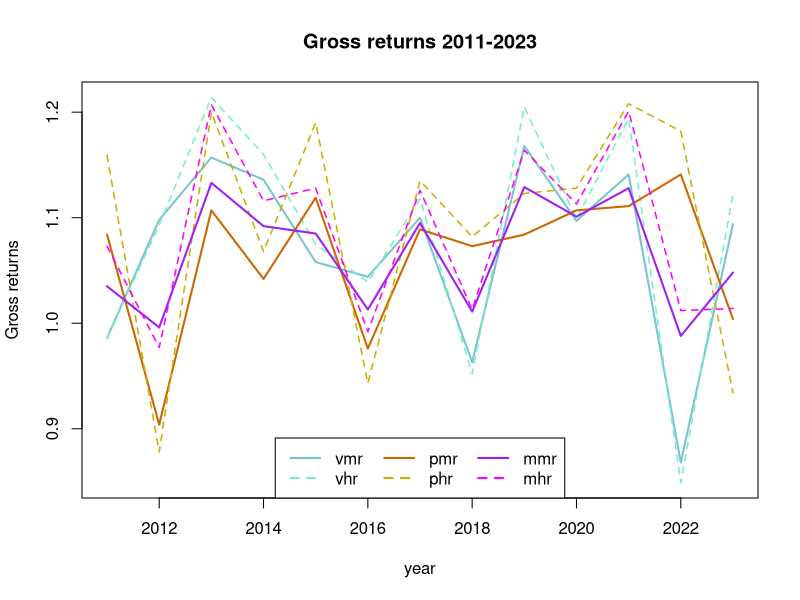
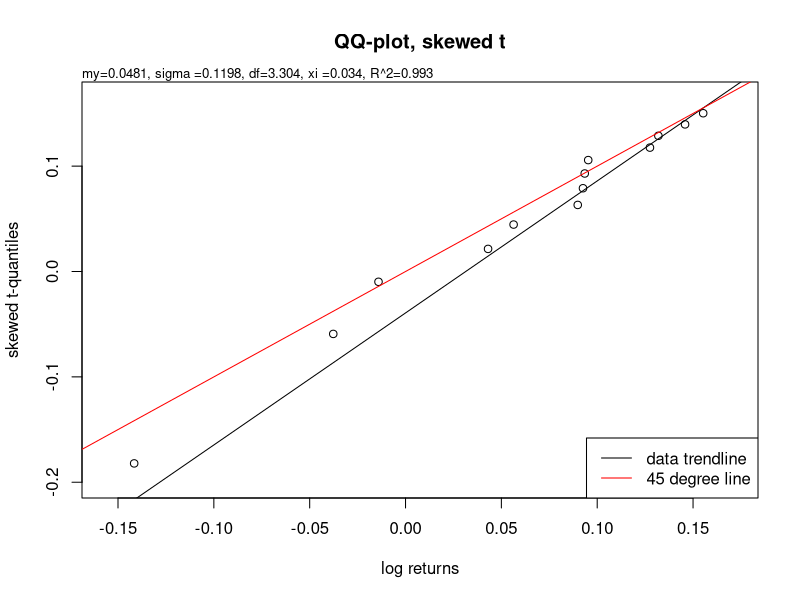
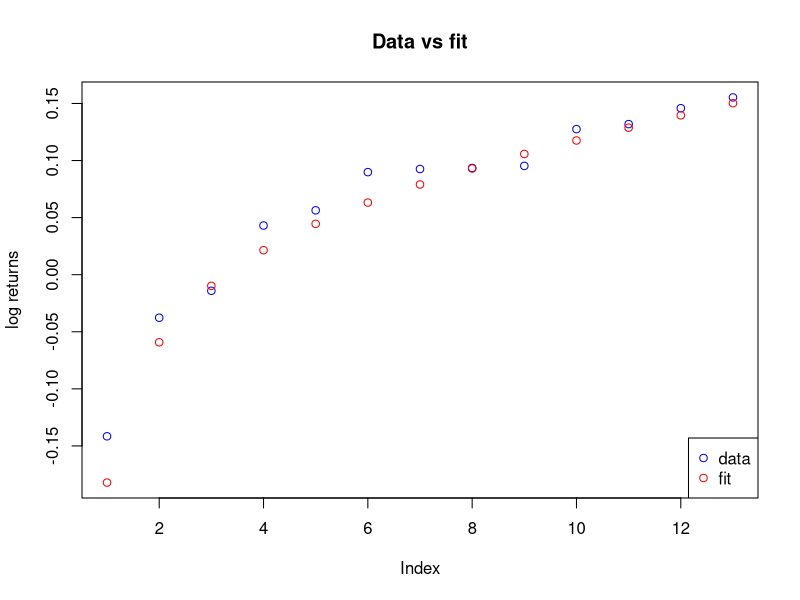
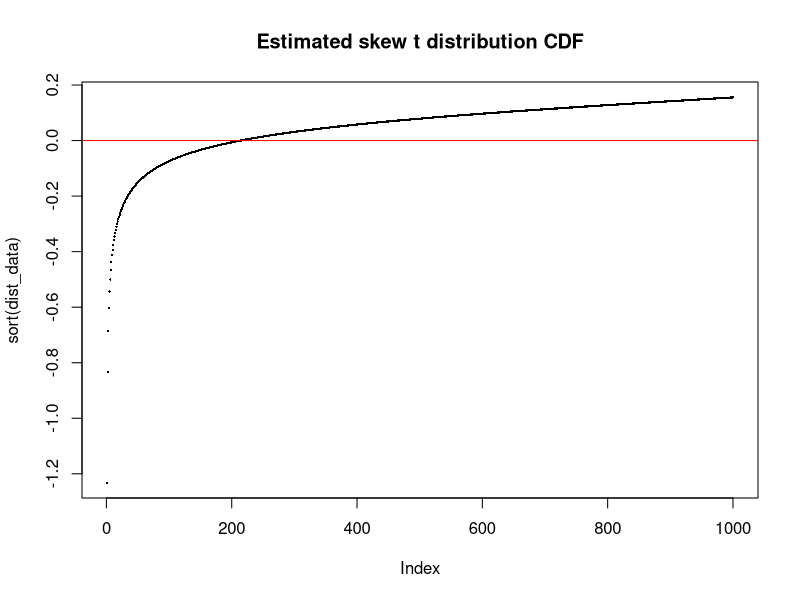
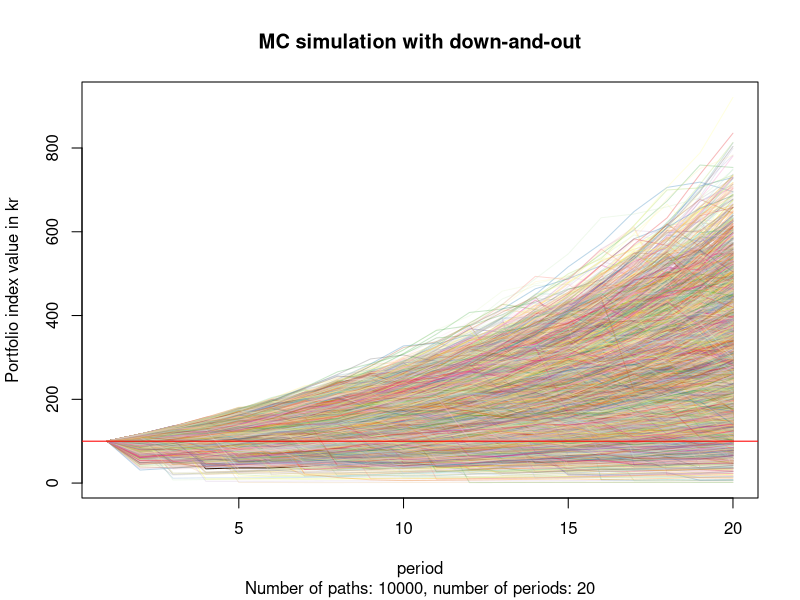

Generate these figures, in order, with R: (Note: this script raises an error after producing the figures.)
## ---- chunk 1
knitr::opts_chunk$set(echo=FALSE, warning=FALSE, message=FALSE)
## ---- chunk 2
library("fGarch")
library(RColorBrewer)
library(scales)
library(dplyr)
## ---- chunk 3
mc_num_paths <- 10000
mc_num_periods <- 20
mc_dao <- TRUE
## ---- chunk 4

## Calculate risk percentiles.
## data can be a data frame or a list of data frames.
# risk_percentiles <- function(data, percent, max_or_min) {
#   init_capital = 100
#   if(!is.list(data)) {
#     init_capital = 100
#   } else {
#     init_capital <- init_capital/length(data)
#     vect <- data[[1]]
#     if(length(data) > 1) {
#       for(i in 2:length(data)) {
#         vect <- vect + data[[i]]
#       }
#     }
#     data <- vect
#   }
#   if(max_or_min == "max"){
#       init_capital * (length(which(data < (100 - percent)/100)) + 0.5) / 1000
#     } else {
#       init_capital * (length(which(data > (100 + percent)/100)) + 0.5) / 1000
#     }
# }

## dist_data is given as log returns.
risk_percentiles <- function(dist_data, percent, max_or_min) {
  num_points <- length(dist_data)
  log_returns <- sort(dist_data)
  if(max_or_min == "max"){
    100 * (length(which(dist_data < log((100 - percent)/100)))) / num_points
  } else {
    100 * (length(which(dist_data > log((100 + percent)/100)))) / num_points
  }
}
risk_percentiles <- Vectorize(risk_percentiles, "percent")
  
## Estimate risk
risk_estimate <- function(dist_data, max_or_min = "max", percent) {
  if(max_or_min == "max") {
    cat("What is the risk of losing max", percent,"%? =<", risk_percentiles(dist_data, percent, max_or_min), "percent\n")
  } else {
    cat("What is the chance of gaining min", percent,"%? >=",risk_percentiles(dist_data, percent, max_or_min), "percent\n")
  }
}

## down_and_out_df() takes a data frame as input.
## For each column, the first element which is below the threshold and all following elements
## are set to 0.
down_and_out_df <- function(df, threshold) {
  ll <- lapply(df,
    function(vect) {
      n <- length(vect) 
      for(i in seq_along(vect)) {
        if(vect[i] < threshold ) {
          if(i == n) {break}
          vect[(i):n] <- rep(0, n - i + 1)
          break
        }
      }
      vect
    }
  )
  as.data.frame(ll)
}

down_and_out_vect <- function(vect, threshold) {
  n <- length(vect) 
  for(i in seq_along(vect)) {
    if(vect[i] < threshold ) {
      if(i == n) {break}
      vect[(i):n] <- rep(0, n - i + 1)
      break
    }
  }
  vect
}

count_num_dao <- function(df, threshold = 0) {
  length(which(df[nrow(df), ] <= threshold))
}

df_summary_to_df <- function(df_summary) {
  summary_df_pre <- as.data.frame(df_summary)
  summary_levels <- levels(summary_df_pre$Var2)
  summary_df <- data.frame(
    matrix(
      length(summary_levels), 
      nrow=nrow(
        summary_df_pre[summary_df_pre$Var2 == summary_levels[[1]], ]
      )
    )
  )
  summary_df_2 <- summary_df
  for(i in seq_along(summary_levels)) {
    summary_df[, i] <- summary_df_pre[summary_df_pre$Var2 == summary_levels[i], "Freq"]
  }

  row_names <- c("Min.   :", "1st Qu.:", "Median :", "Mean   :", "3rd Qu.:", "Max.   :")
  for(i in 1:nrow(summary_df)) {
    for(j in 1:ncol(summary_df)) {
      summary_df_2[i, j] <- as.numeric(gsub(row_names[i], "", summary_df[i, j]))
    }
  }
  names(summary_df_2) <- unlist(lapply(summary_levels, function(x) {gsub(" ", "", x)}))
  row.names(summary_df_2) <- row_names
  summary_df_2
}

## Rank funds for each metric in a summary data frame
## sorting is a list of elements being either "hi" or "lo", one element for each
## metric. If "hi", sort descending, if "lo", sort ascending.
rank_summary <- function(summary_df, sorting) {
  ll <- list()
  for(i in 1:nrow(summary_df)) {
    ll[[i]] <- data.frame(unlist(summary_df[i, ]), colnames(summary_df))
    #colnames(ll[[i]]) <- c(rownames(summary_df)[i], paste0(rownames(summary_df)[i], "_ranking"))
    colnames(ll[[i]]) <- c(rownames(summary_df)[i], "ranking")
    ifelse(
      sorting[i] == "hi",
      ll[[i]] <- arrange(
        ll[[i]],
        desc(
          get(colnames(ll[[i]])[1])
        )
      ),
      ll[[i]] <- arrange(
        ll[[i]],
        get(colnames(ll[[i]])[1])
      )
    )
    ifelse(
      i == 1,
      mc_rankings <- ll[[i]],
      mc_rankings <- cbind(mc_rankings, ll[[i]])
    )
  }
  
  rownames(mc_rankings) <- 1:nrow(mc_rankings)
  mc_rankings
}



## Fit data to a skewed t distribution
fit_skewed_t <- function(x, method = "BFGS") {
  loglik_sstd = function(beta) sum(- dsstd(x, mean = beta[1], sd = beta[2], nu = beta[3], xi = beta[4], log = TRUE))
  start = c(mean(x), sd(x), 3, 1)
  #fit_sstd = optim(start, loglik_sstd, hessian = F, method="L-BFGS-B", lower = c(0, 0.1, 1.1, -2))
  fit_sstd = optim(start, loglik_sstd, method = method)

  n = length(x)
  
  AIC_sstd = 2 * fit_sstd$value + 2 * 4
  BIC_sstd = 2 * fit_sstd$value + log(n) * 4
  #sd_sstd = sqrt(diag(solve(fit_sstd$hessian)))
  cat("\n")
  #cat("sd_sstd:", sd_sstd)
  cat("AIC:", AIC_sstd, "\n")
  cat("BIC:", BIC_sstd, "\n")
  
  # Middelværdi:
  mu_sstd_fit <- fit_sstd$par[1]#/1000
  cat("m:", mu_sstd_fit, "\n")
  
  # Spredning:
  sigma_sstd_fit <- fit_sstd$par[2]#/1000
  cat("s:", sigma_sstd_fit, "\n")
  
  # Frihedsgrader:
  nu_sstd_fit <- fit_sstd$par[3] # 3.36019
  cat("nu (df):", nu_sstd_fit, "\n")
  
  xi_sstd_fit <- fit_sstd$par[4] # 0.8436514
  cat("xi:", xi_sstd_fit, "\n")
  
  fit <- qsstd((1:n - 0.5)/n, mean = fit_sstd$par[1], sd = fit_sstd$par[2], nu = fit_sstd$par[3], xi = fit_sstd$par[4])

  r_squared <- cor(sort(fit), sort(x))
  # R^2
  r_squared_round <- round(r_squared, 3)
  cat("R^2:", r_squared_round, "\n")
  cat("\n")
  
  range_cuts <- c(0.0, 0.5, 0.9, 0.95, 0.99, 1.0)
  interpretations <- c(
    paste0("An R^2 of ", r_squared_round, " suggests that the fit is not great."),
    paste0("An R^2 of ", r_squared_round, " suggests that the fit is not completely random."),
    paste0("An R^2 of ", r_squared_round, " suggests that the fit is good."),
    paste0("An R^2 of ", r_squared_round, " suggests that the fit is very good."),
    paste0("An R^2 of ", r_squared_round, " suggests that the fit is extremely good.")
  )
  
  cat(interpretations[findInterval(r_squared_round, range_cuts)])
  cat("\n")
  cat("\n")
  
  dist_data <- qsstd((1:1000 - 0.5)/1000, mean = fit_sstd$par[1], sd = fit_sstd$par[2], nu = fit_sstd$par[3], xi = fit_sstd$par[4])

  risk_estimate(dist_data, "max", 10)
  risk_estimate(dist_data, "max", 25)
  risk_estimate(dist_data, "max", 50)
  risk_estimate(dist_data, "max", 90)
  risk_estimate(dist_data, "max", 99)
  cat("\n")
  risk_estimate(dist_data, "min", 10)
  risk_estimate(dist_data, "min", 25)
  risk_estimate(dist_data, "min", 50)
  risk_estimate(dist_data, "min", 90)
  risk_estimate(dist_data, "min", 99)

  theoretical_quantiles <- qsstd(ppoints(n), mu_sstd_fit, sigma_sstd_fit, nu_sstd_fit, xi_sstd_fit)
  
  output <- list(
    # Plot with estimated skewed t-distribution
    # qq plot for t-distribution
    qqplot = function() {qqplot(x = x, y = theoretical_quantiles, main = "QQ-plot, skewed t", xlab = "log returns", ylab = "skewed t-quantiles",  xlim = c(min(x) - abs(min(x))/10, max(x) + abs(max(x))/10), ylim = c(min(fit) - abs(min(fit))/10, max(fit) + abs(max(fit))/10))
    mtext(paste0("my=", round(mu_sstd_fit, 4),", sigma =", round(sigma_sstd_fit, 4),", df=",round(nu_sstd_fit, 3), ", xi =", round(xi_sstd_fit, 3), ", R^2=", r_squared_round), side=3,  cex = 0.8, adj=0)
    qqline(x, distribution = function(p) qsstd(p, mu_sstd_fit, sigma_sstd_fit, nu_sstd_fit, xi_sstd_fit), datax = TRUE, col="black")
    abline(0, 1, col = "red")
    legend("bottomright", legend = c("data trendline", "45 degree line"), col = c("black", "red"), lty = c(1, 1))
    },
    fit_plot = function() {
      plot(sort(x), col="blue", ylab = "log returns", main = "Data vs fit",
           ylim = c(min(c(x, fit)), max(c(x, fit))))
      points(sort(fit), col="red")
      legend("bottomright", legend = c("data", "fit"), col = c("blue", "red"), pch = c(1, 1))
    },
    dist_plot = function() {
      plot(sort(dist_data), pch = 16, cex = 0.3, main = "Estimated skew t distribution CDF")
      abline(a = 0, b = 0, col = "red")
    },
    data = x,
    fit = fit,
    dist_data = dist_data,
    m = mu_sstd_fit,
    s = sigma_sstd_fit,
    nu = nu_sstd_fit,
    xi = xi_sstd_fit,
    r_squared = r_squared,
    theoretical_quantiles = theoretical_quantiles
  )
  
  comment(output) <- "single_fit"
  output
}


# mc_simulation <- function(fit, num_paths = 1000, num_periods = 20, dao = TRUE) {
#   init_capital = 100
# 
#   qual_col_pals = brewer.pal.info[brewer.pal.info$category == 'qual',]
#   col_vector = unlist(mapply(brewer.pal, qual_col_pals$maxcolors, rownames(qual_col_pals)))
# 
#   mc_df <- data.frame(rep(0, num_periods))
#   for(j in 1:num_paths) {
#     mc_df[ ,j] <- init_capital * exp(cumsum(rsstd(num_periods, fit$m, fit$s, fit$nu, fit$xi)))
#   }
# 
#   colnames(mc_df) <- 1:num_paths
#   
#   mc_m <- mean(unlist(mc_df[num_periods, ]))
#   mc_s <- sd(unlist(mc_df[num_periods, ]))
#   mc_min <- min(unlist(mc_df[num_periods, ]))
#   mc_max <- max(unlist(mc_df[num_periods, ]))
#   
#   cat("Mean total portfolio index value after", num_periods, "years:", mc_m, "kr.\n")
#   cat("SD of total portfolio index value after", num_periods, "years:", mc_s, "kr.\n")
#   cat("Min total portfolio index value after", num_periods, "years:", mc_min, "kr.\n")
#   cat("Max total portfolio index value after", num_periods, "years:", mc_max, "kr.\n")
#   cat("\n")
#   
#   list(
#     mc_plot = function() {
#       plot(mc_df[, 1], type = "l", ylim = c(min(mc_df), max(mc_df)), xlab = "period", ylab = "Portfolio index value in kr", )
#       lapply(mc_df[, -1], function(x) {
#         lines(x, col = alpha(sample(col_vector, num_paths, replace = TRUE), 0.3))}
#       )
#       #polygon(x = c(0, num_periods, num_periods, 0), y = c(min(mc_df), min(mc_df), 0, 0), col = rgb(0.4, 0.4, 0.4, 0.25), border = NA)
#       abline(100, 0, lwd=1, col="red")
#     },
#     mc_plot_last_period = function() {
#       plot(
#         sort(unlist(mc_df[num_periods, ])), pch = 16, cex = 0.3,
#         xlab = "Sample ID",
#         ylab = "Portfolio index value in kr"
#       )
#       #polygon(x = c(0, num_paths, num_paths, 0), y = c(min(mc_df), min(mc_df), 0, 0), col = rgb(0.4, 0.4, 0.4, 0.25), border = NA)
#       abline(100, 0, lwd=1, col="red")
#       mtext(side=3, line=2, at=-0.07, adj=0, cex=1, "Sorted portfolio index values for last period of all runs")
#       mtext(side=3, line=1, at=-0.07, adj=0, cex=0.7, "(100 is par, 200 is double, 50 is half)")
#     },
#     mc_m = mc_m,
#     mc_s = mc_s,
#     mc_min = mc_min,
#     mc_max = mc_max,
#     mc_df = mc_df
#   )
# }


## Monte Carlo simulation
## Creates a data frame where each column is a simulated series, and the number 
## of rows is the number of periods in each series.
## The fit parameter can be a single output from fit_skewed_t(), or a list of 
## outputs from fit_skewed_t().
## mc_simulation() will create a separate simulation for each fit, dividing an 
## initial value of 100 between them, and then add the simulations together.
## For instance, if there are two fits, the first column of the simulations data 
## frame for the first fit will be added to the first column of the second df, ect.
## If dao=TRUE, will calculate down-and-out paths. For each column, the first 
## element which is below the threshold and all following elements are set to 0.

mc_simulation <- function(
    fit, 
    num_paths = 1000, 
    num_periods = 20,
    dao = TRUE,
    threshold = 0.01
    ) {
  init_capital = 100

  qual_col_pals = brewer.pal.info[brewer.pal.info$category == 'qual',]
  col_vector = unlist(mapply(brewer.pal, qual_col_pals$maxcolors, rownames(qual_col_pals)))

  ## Each single fit has comment "single_fit".
  ## A list if fits will not have a comment.
  if(is.null(comment(fit))) {
    ## A list of fits
    init_capital = 100/length(fit)
    mc_df <- data.frame(matrix(rep(0, num_paths * num_periods), nrow = num_periods))
    for(i in seq_along(fit)) {
      for(j in 1:num_paths) {
        mc_df[ ,j] <- mc_df[ ,j] + c(init_capital, init_capital * exp(cumsum(rsstd(num_periods - 1, fit[[i]]$m, fit[[i]]$s, fit[[i]]$nu, fit[[i]]$xi))))
      }
    }
  } else {
    if(comment(fit) == "single_fit") {
      mc_df <- data.frame(rep(0, num_periods))
      for(j in 1:num_paths) {
        mc_df[ ,j] <- c(init_capital, init_capital * exp(cumsum(rsstd(num_periods - 1, fit$m, fit$s, fit$nu, fit$xi))))
      }
    }
  }
  

  if(dao == TRUE) {
    mc_df <- down_and_out_df(mc_df, threshold)
    num_dao <- count_num_dao(mc_df)
    dao_probability_percent <- 100 * num_dao/num_paths
    
    cat("Down-and-out simulation:\n")
    cat("Probability of down-and-out:", dao_probability_percent, "percent\n")
    cat("\n")
  } else {
    cat("Simulation (ignoring down-and-out):\n")
    dao_probability_percent <- NA
  }

  colnames(mc_df) <- 1:num_paths

  mc_m <- mean(unlist(mc_df[num_periods, ]))
  mc_s <- sd(unlist(mc_df[num_periods, ]))
  mc_min <- min(unlist(mc_df[num_periods, ]))
  mc_max <- max(unlist(mc_df[num_periods, ]))
  
  percent_losing_paths <- 100 * count_num_dao(mc_df, threshold = 100)/num_paths

  cat("Mean portfolio index value after", num_periods, "years:", round(mc_m, 3), "kr.\n")
  cat("SD of portfolio index value after", num_periods, "years:", round(mc_s, 3), "kr.\n")
  cat("Min total portfolio index value after", num_periods, "years:", round(mc_min, 3), "kr.\n")
  cat("Max total portfolio index value after", num_periods, "years:", round(mc_max, 3), "kr.\n")
  cat("\n")
  cat("Share of paths finishing below 100:", percent_losing_paths, "percent")

  list(
    mc_plot = function() {
      plot(mc_df[, 1], type = "l", ylim = c(min(mc_df), max(mc_df)), xlab = "period", ylab = "Portfolio index value in kr", main = paste0("MC simulation ", ifelse(dao == TRUE, "with down-and-out", "ignoring down-and-out")), sub = paste0("Number of paths: ", num_paths, ", number of periods: ", num_periods))
      lapply(mc_df[, -1], function(x) {
        lines(x, col = alpha(sample(col_vector, num_paths, replace = TRUE), 0.3))}
      )
      abline(100, 0, lwd=1, col="red")
    },
    mc_plot_last_period = function() {
      plot(
        sort(unlist(mc_df[num_periods, ])), pch = 16, cex = 0.3,
        xlab = "Sample ID",
        ylab = "Portfolio index value in kr"
      )
      abline(100, 0, lwd=1, col="red")
      mtext(side=3, line=2, at=-0.07, adj=0, cex=1, "Sorted portfolio index values for last period of all runs")
      mtext(side=3, line=1, at=-0.07, adj=0, cex=0.7, "(100 is par, 200 is double, 50 is half)")
    },
    mc_m = mc_m,
    mc_s = mc_s,
    mc_min = mc_min,
    mc_max = mc_max,
    mc_df = mc_df,
    dao_probability_percent = dao_probability_percent,
    percent_losing_paths = percent_losing_paths
  )
}
## ---- chunk 5
# Velliv medium risk returns
vmr <- log(c(0.986, 1.098, 1.157, 1.136, 1.058, 1.044, 1.100, 0.963, 1.168, 1.097, 1.141, 0.868, 1.094))

# Velliv medium risk return, long period: 2007-2023
vmrl <- log(c(1.058, 0.801, 1.193, 1.129, 1.035, 0.996, 1.133, 1.092, 1.085, 1.013, 1.095, 1.011, 1.129, 1.101, 1.128, 0.988, 1.048))

# PFA medium risk returns
pmr <- log(c(1.084, 0.904, 1.107, 1.042, 1.119, 0.976, 1.089, 1.073, 1.084, 1.107, 1.111, 1.141, 1.004))

# Mix medium risk return
mmr <- log(c(1.035, 0.996, 1.133, 1.092, 1.085, 1.013, 1.095, 1.011, 1.129, 1.101, 1.128, 0.988, 1.048))

# Velliv high risk returns
vhr <- log(c(0.986, 1.093, 1.214, 1.160, 1.075, 1.039, 1.118, 0.952, 1.205, 1.099, 1.194, 0.849, 1.122))

# PFA high risk return
phr <- log(c(1.159, 0.878, 1.200, 1.068, 1.190, 0.943, 1.135, 1.082, 1.123, 1.128, 1.208, 1.182, 0.934))
  
# Mix high risk return
mhr <- log(c(1.073, 0.977, 1.207, 1.116, 1.128, 0.992, 1.126, 1.013, 1.164, 1.113, 1.201, 1.012, 1.014))

data_df <- data.frame(
  vmr = vmr,
  pmr = pmr,
  mmr = mmr,
  vhr = vhr,
  phr = phr,
  mhr = mhr
)

data_df_l <- data.frame(
  vmrl = vmrl
)
## ---- chunk 6
all_data <- exp(c(vmr, vhr, pmr, phr, mmr, mhr))
plot(x = c(2011:2023), y = exp(vmr), type = "l",  lty = 1, lwd = 2, xlab = "year", ylab = "Gross returns", col = "#7AC5CD", ylim = c(min(all_data), max(all_data)), main = "Gross returns 2011-2023")
lines(x = c(2011:2023), y = exp(vhr), col = "#76EEC6",  lty = 2, lwd = 1.5)
lines(x = c(2011:2023), y = exp(pmr), col = "#CD6600",  lty = 1, lwd = 2)
lines(x = c(2011:2023), y = exp(phr), col = "#CDAD00",  lty = 2, lwd = 1.5)
lines(x = c(2011:2023), y = exp(mmr), col = "#A020F0",  lty = 1, lwd = 2)
lines(x = c(2011:2023), y = exp(mhr), col = "#FF00FF",  lty = 2, lwd = 1.5)
legend("bottom", legend = c("vmr", "vhr", "pmr", "phr", "mmr", "mhr"), col = c("#7AC5CD", "#76EEC6", "#CD6600", "#CDAD00", "#A020F0", "#FF00FF"), lty = c(1, 2, 1, 2, 1, 2), lwd = 2, ncol = 3 )
## ---- chunk 7
df_summary <- summary(exp(data_df))
df_summary
## ---- chunk 8
summary(exp(data_df_l))
## ---- chunk 9
summary_df <- df_summary_to_df(df_summary)
summary_df
## ---- chunk 10
knitr::kable(rank_summary(summary_df, sorting = c("hi", "hi", "hi", "hi")), digits = 3)
## ---- chunk 11
cat("cov(vmr, pmr) = ", cov(vmr, pmr), "\n")
cat("cov(vhr, phr) = ", cov(vhr, phr), "\n")
## ---- chunk 12
fit_vmr <- fit_skewed_t(vmr)
## ---- chunk 13
(fit_vmr$qqplot)()
## ---- chunk 14
(fit_vmr$fit_plot)()
## ---- chunk 15
(fit_vmr$dist_plot)()
## ---- chunk 16
mc_vmr <- mc_simulation(fit_vmr, num_paths = mc_num_paths, num_periods = mc_num_periods, dao = mc_dao)
## ---- chunk 17
(mc_vmr$mc_plot)()
## ---- chunk 18
(mc_vmr$mc_plot_last_period)()
## ---- chunk 19
fit_vmrl <- fit_skewed_t(vmrl)
## ---- chunk 20
(fit_vmrl$qqplot)()
## ---- chunk 21
(fit_vmrl$fit_plot)()
## ---- chunk 22
(fit_vmrl$dist_plot)()
## ---- chunk 23
mc_vmrl <- mc_simulation(fit_vmrl, num_paths = mc_num_paths, num_periods = mc_num_periods, dao = mc_dao)
## ---- chunk 24
(mc_vmrl$mc_plot)()
## ---- chunk 25
(mc_vmrl$mc_plot_last_period)()
## ---- chunk 26
fit_vhr <- fit_skewed_t(vhr, method = "Nelder-Mead")
## ---- chunk 27
(fit_vhr$qqplot)()
## ---- chunk 28
(fit_vhr$fit_plot)()
## ---- chunk 29
(fit_vhr$dist_plot)()
## ---- chunk 30
mc_vhr <- mc_simulation(fit_vhr, num_paths = mc_num_paths, num_periods = mc_num_periods, dao = mc_dao)
## ---- chunk 31
(mc_vhr$mc_plot)()
## ---- chunk 32
(mc_vhr$mc_plot_last_period)()
## ---- chunk 33
fit_pmr <- fit_skewed_t(pmr)
## ---- chunk 34
(fit_pmr$qqplot)()
## ---- chunk 35
fit_pmr$theoretical_quantiles
## ---- chunk 36
(fit_pmr$fit_plot)()
## ---- chunk 37
(fit_pmr$dist_plot)()
## ---- chunk 38
mc_pmr <- mc_simulation(fit_pmr, num_paths = mc_num_paths, num_periods = mc_num_periods, dao = mc_dao)
## ---- chunk 39
(mc_pmr$mc_plot)()
## ---- chunk 40
(mc_pmr$mc_plot_last_period)()
## ---- chunk 41
fit_phr <- fit_skewed_t(phr)
## ---- chunk 42
(fit_phr$qqplot)()
## ---- chunk 43
(fit_phr$fit_plot)()
## ---- chunk 44
(fit_phr$dist_plot)()
## ---- chunk 45
mc_phr <- mc_simulation(fit_phr, num_paths = mc_num_paths, num_periods = mc_num_periods, dao = mc_dao)
## ---- chunk 46
(mc_phr$mc_plot)()
## ---- chunk 47
(mc_phr$mc_plot_last_period)()
## ---- chunk 48
fit_mmr <- fit_skewed_t(mmr)
## ---- chunk 49
(fit_mmr$qqplot)()
## ---- chunk 50
(fit_mmr$fit_plot)()
## ---- chunk 51
(fit_mmr$dist_plot)()
## ---- chunk 52
mc_mmr_a <- mc_simulation(fit_mmr, num_paths = mc_num_paths, num_periods = mc_num_periods, dao = mc_dao)
## ---- chunk 53
(mc_mmr_a$mc_plot)()
## ---- chunk 54
(mc_mmr_a$mc_plot_last_period)()
## ---- chunk 55
# NOTE: Can we just use the mixed returns, when we are mixing two processes with individual path dependence? (See appendix)
# 
# Instead we try doing one MC simulation for `vmr` and one for `pmr`, each with initial value 50, then adding the two simulations to each other.
## ---- chunk 56
mc_mmr_b <- mc_simulation(list(fit_vmr, fit_pmr), num_paths = mc_num_paths, num_periods = mc_num_periods, dao = mc_dao)
## ---- chunk 57
(mc_mmr_b$mc_plot)()
## ---- chunk 58
(mc_mmr_b$mc_plot_last_period)()
## ---- chunk 59
fit_mhr <- fit_skewed_t(mhr)
## ---- chunk 60
(fit_mhr$qqplot)()
## ---- chunk 61
(fit_mhr$fit_plot)()
## ---- chunk 62
(fit_mhr$dist_plot)()
## ---- chunk 63
mc_mhr_a <- mc_simulation(fit_mhr, num_paths = mc_num_paths, num_periods = mc_num_periods, dao = mc_dao)
## ---- chunk 64
(mc_mhr_a$mc_plot)()
## ---- chunk 65
(mc_mhr_a$mc_plot_last_period)()
## ---- chunk 66
# NOTE: Can we just use the mixed returns, when we are mixing two processes with individual path dependence? (See appendix)
# 
# Instead we try doing one MC simulation for `vhr` and one for `phr`, each with initial value 50, then adding the two simulations to each other.
## ---- chunk 67
mc_mhr_b <- mc_simulation(list(fit_vhr, fit_phr), num_paths = mc_num_paths, num_periods = mc_num_periods, dao = mc_dao)
## ---- chunk 68
(mc_mhr_b$mc_plot)()
## ---- chunk 69
(mc_mhr_b$mc_plot_last_period)()
## ---- chunk 70
# Use "max" for losses
percent_vals = c(0, 5, 10, 25, 50, 90, 99)
risk_percentiles_df <-  data.frame(
      #Percent = percent_vals,
      Velliv_m = risk_percentiles(fit_vmr$dist_data, percent_vals, "max"),
      Velliv_m_l = risk_percentiles(fit_vmrl$dist_data, percent_vals, "max"),
      Velliv_h = risk_percentiles(fit_vhr$dist_data, percent_vals, "max"),
      PFA_m = risk_percentiles(fit_pmr$dist_data, percent_vals, "max"),
      PFA_h = risk_percentiles(fit_phr$dist_data, percent_vals, "max"),
      mix_m = risk_percentiles(fit_mmr$dist_data, percent_vals, "max"),
      mix_h = risk_percentiles(fit_mhr$dist_data, percent_vals, "max")
)

rownames(risk_percentiles_df) <- as.character(percent_vals)
## ---- chunk 71
knitr::kable(risk_percentiles_df, digits = 3)
## ---- chunk 72
knitr::kable(rank_summary(risk_percentiles_df, sorting = rep("hi", length(percent_vals))), digits = 3)
## ---- chunk 73
# Use "min" for gains
percent_vals = c(0, 5, 10, 25, 50, 100)
gain_percentiles_df <-  data.frame(
      #Percent = percent_vals,
      Velliv_m = risk_percentiles(fit_vmr$dist_data, percent_vals, "min"),
      Velliv_m_l = risk_percentiles(fit_vmrl$dist_data, percent_vals, "min"),
      Velliv_h = risk_percentiles(fit_vhr$dist_data, percent_vals, "min"),
      PFA_m = risk_percentiles(fit_pmr$dist_data, percent_vals, "min"),
      PFA_h = risk_percentiles(fit_phr$dist_data, percent_vals, "min"),
      mix_m = risk_percentiles(fit_mmr$dist_data, percent_vals, "min"),
      mix_h = risk_percentiles(fit_mhr$dist_data, percent_vals, "min")
)

rownames(gain_percentiles_df) <- as.character(percent_vals)
## ---- chunk 74
knitr::kable(gain_percentiles_df, digits = 3)
## ---- chunk 75
knitr::kable(rank_summary(gain_percentiles_df, sorting = rep("hi", length(percent_vals))), digits = 3)
## ---- chunk 76
# Use "max" for losses
percent_vals = c(0, 5, 10, 25, 50, 90, 99)
mc_loss_percentiles_df <-  data.frame(
      #Percent = percent_vals,
      Velliv_m = risk_percentiles(log(unlist(mc_vmr$mc_df[20, ])/100), percent_vals, "max"),
      Velliv_m_l = risk_percentiles(log(unlist(mc_vmrl$mc_df[20, ])/100), percent_vals, "max"),
      Velliv_h = risk_percentiles(log(unlist(mc_vhr$mc_df[20, ])/100), percent_vals, "max"),
      PFA_m = risk_percentiles(log(unlist(mc_pmr$mc_df[20, ])/100), percent_vals, "max"),
      PFA_h = risk_percentiles(log(unlist(mc_phr$mc_df[20, ])/100), percent_vals, "max"),
      mix_m_a = risk_percentiles(log(unlist(mc_mmr_a$mc_df[20, ])/100), percent_vals, "max"),
      mix_h_a = risk_percentiles(log(unlist(mc_mhr_a$mc_df[20, ])/100), percent_vals, "max"),
      mix_m_b = risk_percentiles(log(unlist(mc_mmr_b$mc_df[20, ])/100), percent_vals, "max"),
      mix_h_b = risk_percentiles(log(unlist(mc_mhr_b$mc_df[20, ])/100), percent_vals, "max")
)

rownames(mc_loss_percentiles_df) <- as.character(percent_vals)
## ---- chunk 77
knitr::kable(mc_loss_percentiles_df, digits = 3)
## ---- chunk 78
knitr::kable(rank_summary(mc_loss_percentiles_df, sorting = rep("hi", length(percent_vals))), digits = 3)
## ---- chunk 79
# Use "min" for gains
percent_vals = c(0, 5, 10, 25, 50, 100, 200, 300, 400, 500, 1000)
mc_gain_percentiles_df <-  data.frame(
      #Percent = percent_vals,
      Velliv_m = risk_percentiles(log(unlist(mc_vmr$mc_df[20, ])/100), percent_vals, "min"),
      Velliv_m_l = risk_percentiles(log(unlist(mc_vmrl$mc_df[20, ])/100), percent_vals, "min"),
      Velliv_h = risk_percentiles(log(unlist(mc_vhr$mc_df[20, ])/100), percent_vals, "min"),
      PFA_m = risk_percentiles(log(unlist(mc_pmr$mc_df[20, ])/100), percent_vals, "min"),
      PFA_h = risk_percentiles(log(unlist(mc_phr$mc_df[20, ])/100), percent_vals, "min"),
      mix_m_a = risk_percentiles(log(unlist(mc_mmr_a$mc_df[20, ])/100), percent_vals, "min"),
      mix_h_a = risk_percentiles(log(unlist(mc_mhr_a$mc_df[20, ])/100), percent_vals, "min"),
      mix_m_b = risk_percentiles(log(unlist(mc_mmr_b$mc_df[20, ])/100), percent_vals, "min"),
      mix_h_b = risk_percentiles(log(unlist(mc_mhr_b$mc_df[20, ])/100), percent_vals, "min")
)

rownames(mc_gain_percentiles_df) <- as.character(percent_vals)
## ---- chunk 80
knitr::kable(mc_gain_percentiles_df, digits = 3)
## ---- chunk 81
knitr::kable(rank_summary(mc_gain_percentiles_df[1:6, ], sorting = rep("hi", length(percent_vals))), digits = 3)
## ---- chunk 82
knitr::kable(rank_summary(mc_gain_percentiles_df[7:11, ], sorting = rep("hi", length(percent_vals))), digits = 3)
## ---- chunk 83
fit_summary <- data.frame(
  Velliv_medium = c(fit_vmr$m, fit_vmr$s, fit_vmr$nu, fit_vmr$xi, fit_vmr$r_squared),
  Velliv_medium_long = c(fit_vmrl$m, fit_vmrl$s, fit_vmrl$nu, fit_vmrl$xi, fit_vmrl$r_squared),
  Velliv_high = c(fit_vhr$m, fit_vhr$s, fit_vhr$nu, fit_vhr$xi, fit_vhr$r_squared),
  PFA_medium = c(fit_pmr$m, fit_pmr$s, fit_pmr$nu, fit_pmr$xi, fit_pmr$r_squared),
  PFA_high = c(fit_phr$m, fit_phr$s, fit_phr$nu, fit_phr$xi, fit_phr$r_squared),
  mix_medium = c(fit_mmr$m, fit_mmr$s, fit_mmr$nu, fit_mmr$xi, fit_mmr$r_squared),
  mix_high = c(fit_mhr$m, fit_mhr$s, fit_mhr$nu, fit_mhr$xi, fit_mhr$r_squared)
)

rownames(fit_summary) <- c("m", "s", "nu", "xi", "R-squared")
## ---- chunk 84
knitr::kable(fit_summary, digits = 3)
## ---- chunk 85
knitr::kable(rank_summary(fit_summary[c(1, 2, 5), ], sorting = c("hi", "lo", "hi")), digits = 3)
## ---- chunk 86
cat("Number of paths:", mc_num_paths, "\n")
## ---- chunk 87
mc_summary <- data.frame(
  Velliv_m = c(mc_vmr$mc_m, mc_vmr$mc_s, mc_vmr$mc_min, mc_vmr$mc_max, mc_vmr$dao_probability_percent, mc_vmr$percent_losing_paths),
  Velliv_m_l = c(mc_vmrl$mc_m, mc_vmrl$mc_s, mc_vmrl$mc_min, mc_vmrl$mc_max, mc_vmrl$dao_probability_percent, mc_vmrl$percent_losing_paths),
  Velliv_h = c(mc_vhr$mc_m, mc_vhr$mc_s, mc_vhr$mc_min, mc_vhr$mc_max, mc_vhr$dao_probability_percent, mc_vhr$percent_losing_paths),
  PFA_m = c(mc_pmr$mc_m, mc_pmr$mc_s, mc_pmr$mc_min, mc_pmr$mc_max, mc_pmr$dao_probability_percent, mc_pmr$percent_losing_paths),
  PFA_h = c(mc_phr$mc_m, mc_phr$mc_s, mc_phr$mc_min, mc_phr$mc_max, mc_phr$dao_probability_percent, mc_phr$percent_losing_paths),
  mix_m_a = c(mc_mmr_a$mc_m, mc_mmr_a$mc_s, mc_mmr_a$mc_min, mc_mmr_a$mc_max, mc_mmr_a$dao_probability_percent, mc_mmr_a$percent_losing_paths),
  mix_m_b = c(mc_mmr_b$mc_m, mc_mmr_b$mc_s, mc_mmr_b$mc_min, mc_mmr_b$mc_max, mc_mmr_b$dao_probability_percent, mc_mmr_b$percent_losing_paths),
  mix_h_a = c(mc_mhr_a$mc_m, mc_mhr_a$mc_s, mc_mhr_a$mc_min, mc_mhr_a$mc_max, mc_mhr_a$dao_probability_percent, mc_mhr_a$percent_losing_paths),
  mix_h_b = c(mc_mhr_b$mc_m, mc_mhr_b$mc_s, mc_mhr_b$mc_min, mc_mhr_b$mc_max, mc_mhr_b$dao_probability_percent, mc_mhr_b$percent_losing_paths)
)

rownames(mc_summary) <- c("mc_m", "mc_s", "mc_min", "mc_max", "dao_pct", "losing_pct")
## ---- chunk 88
knitr::kable(mc_summary, digits = 3)
## ---- chunk 89
knitr::kable(rank_summary(mc_summary, sorting = c("hi", "lo", "hi", "hi", "lo", "lo")), digits = 3)
## ---- chunk 90
x0 <- 100
y0 <- 200
Rx <- 0.5
Ry <- 1.5
## ---- chunk 91
cat(paste0("Let x_0 be ", x0, ".\n"))
cat(paste0("Let y_0 be ", y0, ".\n"))
cat("So the initial value of the pf is", x0 + y0, ".\n")
cat("\n")
cat(paste0("Let R_x be ", Rx, ".\n"))
cat(paste0("Let R_y be ", Ry, ".\n"))
## ---- chunk 92
cat(paste0("x_1 is R_x * x_0 = ", Rx * x0, ".\n"))
cat(paste0("y_1 is R_y * y_0 = ", Ry * y0, ".\n"))
## ---- chunk 93
cat("0.5 * (R_x + R_y) =", 0.5 * (Rx + Ry), "\n")
## ---- chunk 94
cat("(x_0 + y_0) * 0.5 * (R_x + R_y) =", (x0 + y0) * 0.5 * (Rx + Ry), "\n")
## ---- chunk 95
cat("0.5 * (x_1 + y_1) = 0.5 * (R_x * x_0 + R_y * y_0) =", 0.5 * (Rx * x0 + Ry * y0), "\n")
## ---- chunk 96
cat("0.5 * (log(R_x) + log(R_y)) =", 0.5 * (log(Rx) + log(Ry)), "\n")
## ---- chunk 97
cat("(x_0 + y_0) * exp(0.5 * (log(Rx) + log(Ry))) =", (x0 + y0) * exp(0.5 * (log(Rx) + log(Ry))), "\n")
## ---- chunk 98
mc_sim <- function(
    num_runs = 1, 
    num_paths = 1000, 
    num_periods = 20,
    m_a = 0,
    s_a = 0.4,
    m_b = 10,
    s_b = 3
    ) {
  
  data_x <- rnorm(num_periods, m_a, s_a)
  data_y <- rnorm(num_periods, m_b, s_b)
  
  m_data_x <- mean(data_x)
  s_data_x <- sd(data_x)
  m_data_y <- mean(data_y)
  s_data_y <- sd(data_y)
  
  cat("m(data_x):", m_data_x, "\n")
  cat("s(data_x):", s_data_x, "\n")
  cat("m(data_y):", m_data_y, "\n")
  cat("s(data_y):", s_data_y, "\n")
  cat("\n")
  
  m_data_xy <- mean(0.5 * data_x + 0.5 * data_y)
  s_data_xy <- sd(0.5 * data_x + 0.5 * data_y)
  
  cat("m(data_x + data_y):", m_data_xy, "\n")
  cat("s(data_x + data_y):", s_data_xy, "\n")
  cat("\n")
  
  run_sim <- function(num_runs) {
    df <- data.frame(
      m_a = rep(0, num_runs), m_b = rep(0, num_runs), 
      s_a = rep(0, num_runs), s_b = rep(0, num_runs)
    )
    for(j in 1:num_runs) {
      sim_x <- rep(0, num_paths)
      sim_y <- rep(0, num_paths)
      sim_xy <- rep(0, num_paths)
      for(i in 1:num_paths) {
        sim_x[i] <- sum(rnorm(num_periods, m_data_x, s_data_x))
        sim_y[i] <- sum(rnorm(num_periods, m_data_y, s_data_y))
        sim_xy[i] <- sum(rnorm(num_periods, m_data_xy, s_data_xy))
      }

      df$m_a[j] <-  mean(0.5 * sim_x + 0.5 * sim_y)
      df$m_b[j] <-  mean(sim_xy)
      df$s_a[j] <-  sd(0.5 * sim_x + 0.5 * sim_y)
      df$s_b[j] <-  sd(sim_xy)
    }
    df
  }
  
  run_sim(num_runs)
}
## ---- chunk 99
mc_sim_df <- mc_sim(
  num_runs = 10, 
  num_paths = 1000, 
  num_periods = 20,
  m_a = 0,
  s_a = 0.4,
  m_b = 10,
  s_b = 3
)
## ---- chunk 100
knitr::kable(mc_sim_df, digits = 3)
## ---- chunk 101
summary(mc_sim_df)
## ---- chunk 102
vect1 <- c(rnorm(100))
vect2 <- c(sample(vect1, 100))
vect3 <- c(sample(vect1, 100))
path1 <- c(0, cumsum(vect1))
path2 <- c(0, cumsum(vect2))
path3 <- c(0, cumsum(vect3))
plot(path1, type = "l", col = "blue", 
     ylim = c(
       min(c(path1, path2, path3)), 
       max(c(path1, path2, path3))
     )
)
lines(path2, col = "red")
lines(path3, col = "green")
## ---- chunk 103
vect1a <- c(rnorm(100, 0.05, 0.06))
vect1b <- c(sample(vect1a, 100))
vect2a <- c(rnorm(100, 0.05, 0.06))
vect2b <- c(sample(vect2a, 100))

path1a <- 100 * c(1, cumprod(1 + vect1a))
path1b <- 100 * c(1, cumprod(1 + vect1b))
path2a <- 100 * c(1, cumprod(1 + vect2a))
path2b <- 100 * c(1, cumprod(1 + vect2b))

mix_path_a <- 0.5 * path1a + 0.5 * path2a
mix_path_b <- 0.5 * path1b + 0.5 * path2b

plot(path1a, type = "l", lty = 1, col = "blue", 
     ylim = c(
       min(c(path1a, path1b, path2a, path2b)), 
       max(c(path1a, path1b, path2a, path2b))
     )
)
lines(path1b, lty = 2, col = "blue")
lines(path2a, lty = 1, col = "red")
lines(path2b, lty = 2, col = "red")
## ---- chunk 104
plot(mix_path_a, type = "l", lty = 1, col = "blue", 
     ylim = c(
       min(c(mix_path_a, mix_path_b)), 
       max(c(mix_path_a, mix_path_b))
     )
)
lines(mix_path_b, lty = 2, col = "blue")
## ---- chunk 105
var(0.5 * vhr + 0.5 * phr)
0.5^2 * var(vhr) + 0.5^2 * var(phr) + 2 * 0.5 * 0.5 * cov(vhr, phr)
## ---- chunk 106
n <- 50
test_df <- data.frame(m = rep(0, n), s = rep(0, n))
for(i in 1:n) {
  vmrl_smp <- sample(vmrl, 13)
  test_df$m[i] <- mean(0.5 * vmrl_smp + 0.5 * phr)
  test_df$s[i] <- sd(0.5 * vmrl_smp + 0.5 * phr)
}
summary(test_df)
